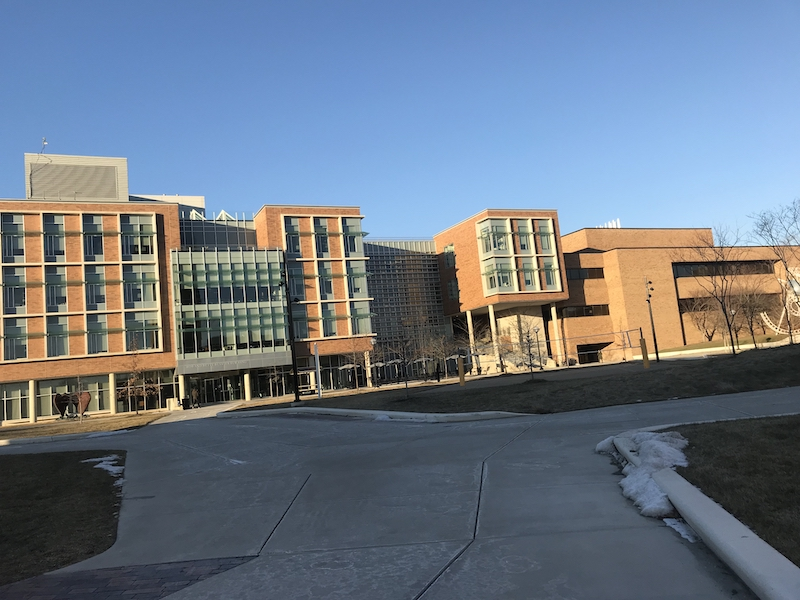
#> input picture task7/scenes/bbb/scene.jpg, 800 x 600 px, found by its file name
$ python task7.py
#> lines starting #> are read from the running program, lines starting #| are printed output that depends on the picture
### common.py
"""
Common functions
You are not expected to modify these
"""
import cv2
import numpy as np

#yeah yeah
_bits = []
for i in range(256):
    bs = bin(i)[2:].rjust(8,'0')
    _bits.append(np.array([float(v) for v in bs]))

def read_img(path):
    """Read image."""
    image = cv2.imread(path, cv2.COLOR_BGR2RGB)
    return image

def save_img(img, path):
    """Save image."""
    cv2.imwrite(path, img)

# [12 lines left out: function homography_transform, not called in this run]

def get_match_points(kp1, kp2, matches):
    '''
    Returns list of paired keypoint locations

    Input - kp1: Keypoint matrix 1 of shape (N,4)
            kp2: Keypoint matrix 1 of shape (M,4)
            matches: List of matching pairs indices between the 2 sets of keypoints (K,2)

    Output - An array of shape (K,4) where row i contains pixel locations corresponding
             to a matched keypoint in the 2 images : [img1_x, img1_y, img2_x, img2_y]
    '''
    return np.hstack([kp1[matches[:,0],:2], kp2[matches[:,1],:2]])

def kps_to_matrix(kps):
    '''
    Converts cv2 container of keypoint locations into numpy array

    Input - kps: opencv container of keypoints location

    Output - K: A numpy Keypoint matrix of shape (N,4)
    '''
    K = np.zeros((len(kps),4))
    for i in range(len(kps)):
        K[i,:2] = kps[i].pt
        K[i,2] = kps[i].angle
        K[i,3] = kps[i].octave
    return K

def expand_binarize(desc):
    '''
    Explicitly expand packed binary keypoint descriptors like AKAZE and ORB.
    You do not need to modify or worry about this.

    AKAZE and ORB return a descriptor that is binary. Usually one compares
    descriptors using the hamming distance (# of bits that differ). This is
    usually fast since one can do this with binary operators. On Intel
    processors, there's an instruction for this: popcnt/population count.

    On the other hand, this prevents you from actually implementing all the steps
    of the pipeline and requires you writing a hamming distance. So instead, we
    explicitly expand the feature from F packed binary uint8s to (8F) explicit
    binary 0 or 1 descriptors. The square of the L2 distance of these
    descriptors is the hamming distance.

    Converts a matrix where each row is a vector containing F uint8s into their
    explicit binary form.

    Input - desc: matrix of size (N,F) containing N 8F dimensional binary
                  descriptors packed into N, F dimensional uint8s

    Output - binary_desc: matrix of size (N,8F) containing only 0s or 1s that
                          expands this to be explicit
    '''
    N, F = desc.shape
    binary_desc = np.zeros((N,F*8))
    for i in range(N):
        for j in range(F):
            binary_desc[i,(j*8):((j+1)*8)] = _bits[desc[i,j]]
    return binary_desc

def get_AKAZE(I):
    '''
    Extracts AKAZE keypoints and descriptors from an image

    Input - img: Input image of shape (H,W,3)

    Output - kps: (K,4) matrix where each row is [x,y,angle,octave]
             desc: (K,1024) matrix of AKAZE descriptors expanded to be
                   comparable using squared L2 distance
    '''
    akaze = cv2.AKAZE_create()
    kps, D = akaze.detectAndCompute(I, None)
    return kps_to_matrix(kps), expand_binarize(D).astype(np.float32)

### task6.py
"""
Task6 Code
"""
import numpy as np
import common
from common import save_img, read_img
from homography import fit_homography, homography_transform, RANSAC_fit_homography
import os
import cv2

def compute_distance(desc1, desc2):
    '''
    Calculates L2 distance between 2 binary descriptor vectors.

    Input - desc1: Descriptor vector of shape (N,F)
            desc2: Descriptor vector of shape (M,F)

    Output - dist: a (N,M) L2 distance matrix where dist(i,j)
             is the squared Euclidean distance between row i of
             desc1 and desc2. You may want to use the distance
             calculation trick
             ||x - y||^2 = ||x||^2 + ||y||^2 - 2x^T y
    '''
    N = np.square(np.linalg.norm(desc1, axis=1, keepdims=True)) + np.square(np.linalg.norm(desc2, axis=1, keepdims=True)).T
    dist = N - 2 * (np.dot(desc1, desc2.T))
    dist[dist < 0] = 0
    return dist

def find_matches(desc1, desc2, ratioThreshold):
    '''
    Calculates the matches between the two sets of keypoint
    descriptors based on distance and ratio test.

    Input - desc1: Descriptor vector of shape (N,F)
            desc2: Descriptor vector of shape (M,F)
            ratioThreshhold : maximum acceptable distance ratio between 2
                              nearest matches

    Output - matches: a list of indices (i,j) 1 <= i <= N, 1 <= j <= M giving
             the matches between desc1 and desc2.

             This should be of size (K,2) where K is the number of
             matches and the row [ii,jj] should appear if desc1[ii,:] and
             desc2[jj,:] match.
    '''
    D = compute_distance(desc1, desc2)
    ind = np.argsort(D, axis=1)
    S = np.take_along_axis(D, ind, axis=1)
    matches = np.empty((1,2), dtype=int)
    for i in range(S.shape[0]):
        if S[i, 0]/S[i, 1] <= ratioThreshold:
            matches = np.vstack((matches, np.array([i, ind[i, 0]])))
    matches = matches[1:, :]
    return matches

# [96 lines left out: functions draw_matches, warp_and_combine, make_warped, not called in this run]


# [19 lines that do not run on import are left out]

### homography.py
import numpy as np
from matplotlib import pyplot as plt
from common import homography_transform


def fit_homography(XY):
    '''
    Given a set of N correspondences XY of the form [x,y,x',y'],
    fit a homography from [x,y,1] to [x',y',1].

    Input - XY: an array with size(N,4), each row contains two
            points in the form [x_i, y_i, x'_i, y'_i] (1,4)
    Output -H: a (3,3) homography matrix that (if the correspondences can be
            described by a homography) satisfies [x',y',1]^T === H [x,y,1]^T

    '''
    XY = np.insert(XY, 2, 1, axis=1)
    #XY = np.insert(XY, 5, 1, axis=1)
    xy = XY[:, 0:3]
    xyprime = XY[:, 3:5]
    zeros = np.zeros((1,4))
    A = np.zeros((2 * XY.shape[0], 9))
    b = np.zeros((2 * XY.shape[0], 1))
    ind = 0
    for x in np.arange(0, 2 * XY.shape[0], 2):
        A[x, 0:3] = zeros
        A[x, 3:6] = -1*xy[ind, :]
        A[x, 6:9] = xyprime[ind, 1]*xy[ind, 1]
        A[x + 1, 0:3] = xy[ind, :]
        A[x + 1, 3:6] = zeros
        A[x + 1, 6:9] = xyprime[ind, 0] * xy[ind, :] * -1
        #print(A[x, :])
        #print(A[x+1, :])
        ind = ind + 1
    w, v = np.linalg.eig(np.dot(A.T, A))
    h = v[:,np.argmin(w)]
    H = np.array([[h[0], h[1], h[2]], [h[3], h[4], h[5]], [h[6], h[7], h[8]]])/h[8]
    return H


def RANSAC_fit_homography(XY, eps=2, nIters=1000):
    '''
    Perform RANSAC to find the homography transformation
    matrix which has the most inliers

    Input - XY: an array with size(N,4), each row contains two
            points in the form [x_i, y_i, x'_i, y'_i] (1,4)
            eps: threshold distance for inlier calculation
            nIters: number of iteration for running RANSAC
    Output - bestH: a (3,3) homography matrix fit to the
                    inliers from the best model.

    Hints:
    a) Sample without replacement. Otherwise you risk picking a set of points
       that have a duplicate.
    b) *Re-fit* the homography after you have found the best inliers
    '''
    subset = np.empty((4,))
    bestH, bestCount, bestInliers = np.eye(3), -1, np.zeros((XY.shape[0],))
    #E = np.zeros((XY.shape[0],))
    h = np.eye(3)
    bestRefit = np.eye(3)
    for trial in range(nIters):
        subset = XY[np.random.choice(XY.shape[0], 4, replace=False), :]
        h = fit_homography(subset)
        E = np.sum((XY[:, 2:4] - homography_transform(XY[:,0:2], h))**2, axis=1)**0.5
        Inliers = XY[np.transpose(np.where(E<eps))[:,0], :]
        if np.transpose(np.where(E<eps))[:,0].shape[0] > bestCount:
            bestH, bestCount, bestInliers = h, np.transpose(np.where(E<eps))[:,0].shape[0], Inliers
    bestRefit = fit_homography(bestInliers)
    return bestRefit


# [22 lines that do not run on import are left out]

### task7.py
"""
Task 7 Code
"""
import numpy as np
import common
from common import save_img, read_img
from homography import homography_transform, RANSAC_fit_homography
from task6 import find_matches
import cv2
import os

def task7_warp_and_combine(scene, template, H):
    '''
    You may want to write a function that merges the two images together given
    the two images and a homography: once you have the homography you do not
    need the correspondences; you just need the homography.
    Writing a function like this is entirely optional, but may reduce the chance
    of having a bug where your homography estimation and warping code have odd
    interactions.

    Input - scene: Input image 1 of shape (H1,W1,3)
            template: Input image 2 of shape (H2,W2,3)
            H: homography mapping betwen them
    Output - V: stitched image of size (?,?,3); unknown since it depends on H
                but make sure in V, for pixels covered by both scene and warped template,
                you see only template
    '''
    V = None
    return V

def improve_image(scene, template, transfer):
    '''
    Detect template image in the scene image and replace it with transfer image.

    Input - scene: image (H,W,3)
            template: image (K,K,3)
            transfer: image (L,L,3)
    Output - augment: the image with

    Hints:
    a) You may assume that the template and transfer are both squares.
    b) This will work better if you find a nearest neighbor for every template
       keypoint as opposed to the opposite, but be careful about directions of the
       estimated homography and warping!
    '''
    kp1, desc1 = common.get_AKAZE(template)
    kp2, desc2 = common.get_AKAZE(scene)
    matches = find_matches(desc1, desc2, ratioThreshold=0.73)  # get matches
    XY = common.get_match_points(kp1, kp2, matches)
    H = RANSAC_fit_homography(XY)  # get H matrix using RANSAC
    transfer=cv2.resize(transfer, (template.shape[0], template.shape[1]))
    mask = cv2.warpPerspective(transfer, H, (scene.shape[1], scene.shape[0]))
    oneS = np.ones((scene.shape[0], scene.shape[1]))
    oneT = cv2.warpPerspective(np.ones((transfer.shape[0], transfer.shape[1])), H, (scene.shape[1], scene.shape[0]))
    res = np.add(oneS, oneT)
    print(res.shape)
    augment = np.zeros((res.shape[0], res.shape[1], 3))

    for x in range(scene.shape[0]):
        for y in range(scene.shape[1]):
            if res[x, y] == 1:
                augment[x, y] = scene[x, y]
            if res[x, y] == 2:
                augment[x, y] = mask[x, y]
    return augment

if __name__ == "__main__":
    # Task 7
    to_stitch = 'florence'
    s = read_img(os.path.join('task7', 'scenes', to_stitch, 'scene.jpg'))
#> in read_img, image is the input picture: shape (600, 800, 3); mean B, G, R 133.4, 119.2, 107.8
    temp = read_img(os.path.join('task7', 'scenes', to_stitch, 'template.png'))
#> call 2 of read_img, with path = 'task7/scenes/florence/template.png'
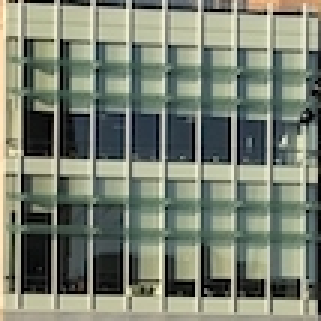
#> input picture task7/scenes/bbb/template.png, 107 x 107 px, found by its file name (shown 3 times larger)
#> in read_img, image is the input picture: shape (107, 107, 3); mean B, G, R 113.6, 128.5, 121.7
    trans = read_img(os.path.join('task7', 'scenes', 'bbb',  'template.png'))
    res = improve_image(s, temp, trans)
#> in get_AKAZE, `kps, D = akaze.detectAndCompute(I, None)`: kps = 38 keypoints; strongest (x, y, size): (64, 29, 4.8), (48, 49, 5.7), (75, 29, 4.8), (60, 49, 5.7)
#> in kps_to_matrix, `K = np.zeros((len(kps),4))`: K = 38 rows, first 6: [0, 0, 0, 0], [0, 0, 0, 0], [0, 0, 0, 0], [0, 0, 0, 0], [0, 0, 0, 0], [0, 0, 0, 0]
#> the loop in kps_to_matrix, `for i in range(len(kps)):` made 38 passes
#> after the loop in kps_to_matrix, `for i in range(len(kps)):`: K = 38 rows, first 6: [63.59, 29.06, 313.4, 0], [75.29, 29.42, 304.4, 0], [33.37, 32.77, 311.2, 0], [57.48, 33.57, 310.8, 0], [68.35, 33.46, 312.1, 0], [76.09, 37.28, 307.4, 0]
#> in expand_binarize, `N, F = desc.shape`: N = 38; F = 61
#> after the loop in expand_binarize, `for i in range(N):`:
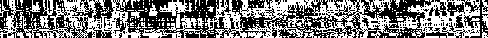
#> binary_desc: shape (38, 488) float64; values 0 (black) and 1 (white), 48% white in thin lines or dots
#> in improve_image, `kp1, desc1 = common.get_AKAZE(template)`: kp1 has the same summary as K in kps_to_matrix
#> in get_AKAZE (call 2), `kps, D = akaze.detectAndCompute(I, None)`: kps = 1881 keypoints; strongest (x, y, size): (589, 349, 16.1), (171, 408, 16.1), (480, 317, 11.4), (172, 404, 8.1)
#> in kps_to_matrix (call 2), `K = np.zeros((len(kps),4))`: K = 1881 rows, first 6: [0, 0, 0, 0], [0, 0, 0, 0], [0, 0, 0, 0], [0, 0, 0, 0], [0, 0, 0, 0], [0, 0, 0, 0]
#> after the loop in kps_to_matrix (call 2), `for i in range(len(kps)):`: K = 1881 rows, first 6: [31.8, 192, 180.5, 0], [200.8, 198.4, 100.9, 0], [40.01, 211, 266.8, 0], [79.49, 211.5, 190.4, 0], [117.1, 212, 262.1, 0], [152.1, 212, 188.7, 0]
#> in expand_binarize (call 2), `N, F = desc.shape`: N = 1881
#> after the loop in expand_binarize (call 2), `for i in range(N):`:
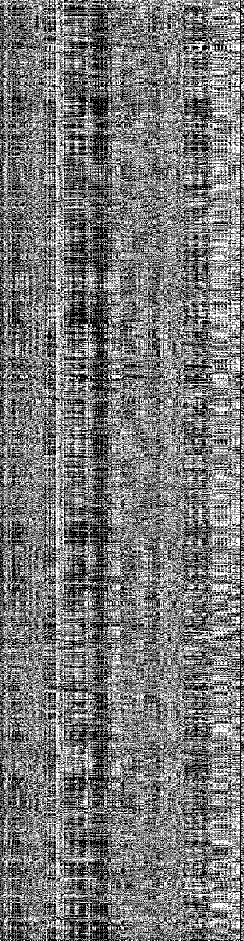
#> binary_desc: shape (1881, 488) float64 (shown at 1/2 size); values 0 (black) and 1 (white), 46.8% white in thin lines or dots
#> in improve_image, `kp2, desc2 = common.get_AKAZE(scene)`: kp2 has the same summary as K in kps_to_matrix
#> the loop in find_matches, `for i in range(S.shape[0]):` made 38 passes
#> matches on pass 2: [[6348394731294370839, 5482745340508361021], [1, 221]]
#> after the loop in find_matches, `for i in range(S.shape[0]):`: matches = 18 rows, first 8: [6348394731294370839, 5482745340508361021], [1, 221], [4, 232], [6, 248], [12, 299], [13, 296], [14, 296], [15, 289]
#> in find_matches, `matches = matches[1:, :]`: matches = 17 rows, first 8: [1, 221], [4, 232], [6, 248], [12, 299], [13, 296], [14, 296], [15, 289], [18, 340]
#> in improve_image, `XY = common.get_match_points(kp1, kp2, matches)`: XY = 17 rows, first 6: [75.29, 29.42, 265, 276.3], [68.35, 33.46, 245.6, 281.2], [64.88, 37.68, 242.4, 285.5], [37.61, 50.22, 214.5, 300.7], [58.27, 50.64, 236, 299.6], [69.73, 51.01, 236, 299.6]
#> after the loop in RANSAC_fit_homography, `for trial in range(nIters):`: bestCount = -1
#> (the run stopped early here; a loop or call above may not have finished)
